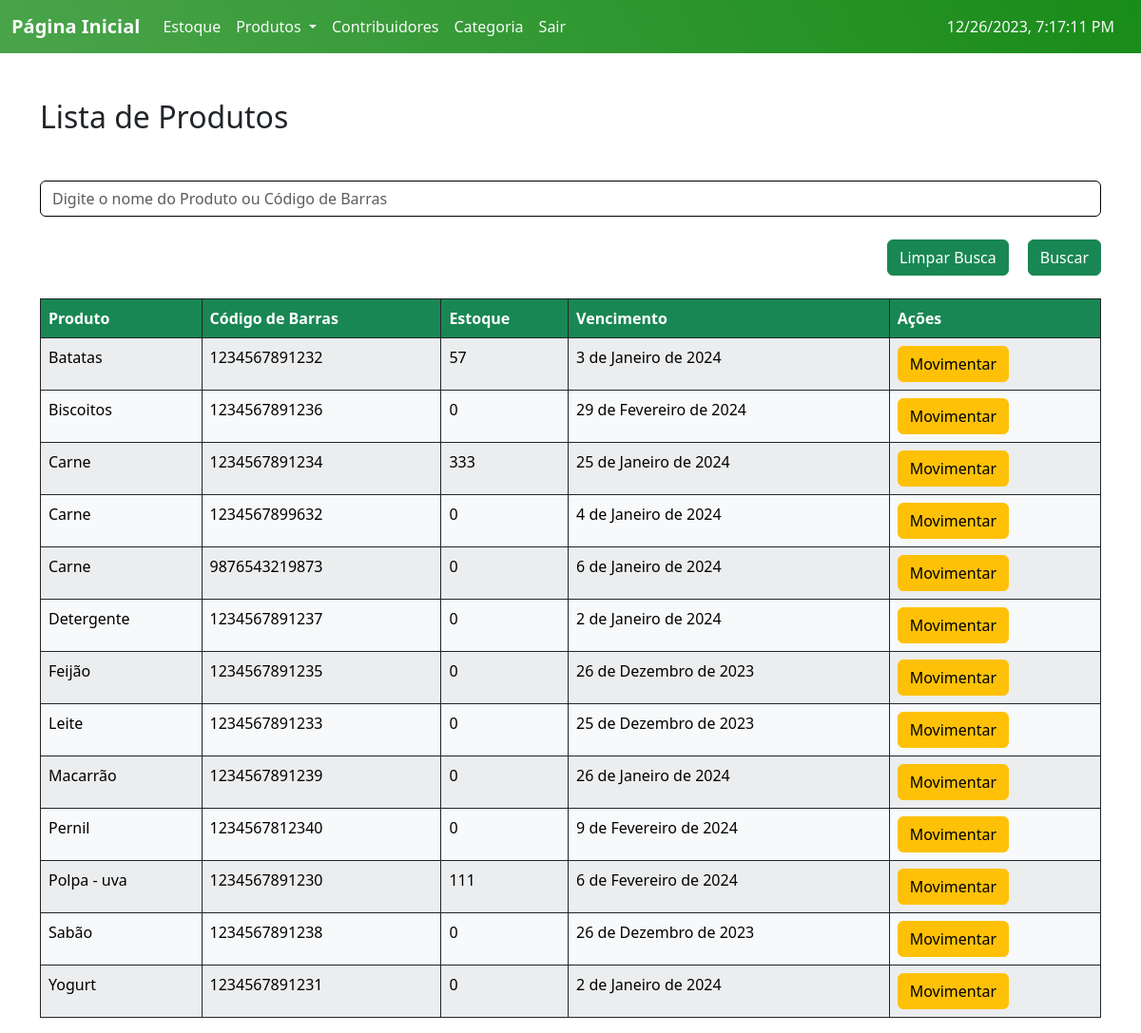
The app's page /Produtos/ (signed in) with its own data.
### ABSJ/models.py (models this page shows, shortened)
class Produto(models.Model):
    user = models.ForeignKey(User, on_delete=models.CASCADE)
    categoria = models.ForeignKey(Categoria, on_delete=models.CASCADE, null=True)
    contribuidor = models.ForeignKey(Contribuidor, on_delete=models.CASCADE, null=True)
    produto = models.CharField(max_length=200)
    codigo = models.PositiveIntegerField(unique=True)
    estoque = models.PositiveIntegerField(default=0)
    validade = models.DateField()
    tempo_ultima_atualizacao = models.DateField(default=date.today)
    quantidade_dias = models.IntegerField(default=0)
    class Meta:
        ordering = ['produto']

### ABSJ/views.py (the view, shortened to what this page needs)
# urls.py: path('Produtos/', v.produtos, name='produtos'),
@login_required
def produtos(request):
    produto_list = m.Produto.objects.all()
    busca = request.GET.get('busca')
    return render (request, 'list_Produtos.html', {'produtos':produto_list})

### templates/list_Produtos.html (shortened to what this page needs)
{% extends 'home.html' %}
{% load static %}
{% block content %}
<div class="container mt-5">
  <h2 class="mb-5">Lista de Produtos</h2>
  <form action="{% url 'produtos' %}" method="GET">
    <input class="form-control mb-4" type="text" name="busca" placeholder="Digite o nome do Produto ou Código de Barras">
    <div class="d-flex justify-content-end mb-4">
      <a class="btn btn-success"style="margin-right: 20px;" href="{% url 'produtos' %}">Limpar Busca</a>
      <input class="btn btn-success" type="submit" value="Buscar">
    </div>
  </form>
  <div class="table-responsive">
    <table class="table table-striped table-bordered table-hover border-dark">
      <thead id="customTableHead" class="thead-dark table-custom">
        <tr>
          <th scope="col">Produto</th>
          <th scope="col">Código de Barras</th>
          <th scope="col">Estoque</th>
          <th scope="col">Vencimento</th>
          <th scope="col">Ações</th>
        </tr>
      </thead>
      <tbody>
        {% if produtos %}
          {% for p in produtos %}
            <tr class="table-light border-dark custom-links">
              <td><a href="{% url 'Produto_read' id=p.id %}" class="specific-link">{{ p.produto }}</a></td>
              <td>{{ p.codigo }}</td>
              <td>{{ p.estoque }}</td>
              <td>{{ p.validade }}</td>
              <td><a class="btn btn-warning" href="{% url 'Movimento_produto' id=p.id %}">Movimentar</a></td>
            </tr>
          {% endfor %}
        {% else %}
          <tr>
            <td class="text-center p-5" colspan="5">Sem resultados encontrados :C</td>
          </tr>
        {% endif %}
      </tbody>
    </table>
  </div>
</div>
{% endblock %}

### static/css/styles.css (style rules this page uses)
input.form-control, select.form-select { border-color: #000000; }
.custom-links .specific-link { text-decoration: none; }
.custom-links .specific-link { color: #000000; }
#customTableHead th { background-color: #198754; color: #fff; }

### records on screen
Produto: produto "Batatas", codigo "1234567891232", estoque "57", validade "3 de Janeiro de 2024"
Produto: produto "Biscoitos", codigo "1234567891236", estoque "0", validade "29 de Fevereiro de 2024"
Produto: produto "Carne", codigo "1234567891234", estoque "333", validade "25 de Janeiro de 2024"
Produto: produto "Carne", codigo "1234567899632", estoque "0", validade "4 de Janeiro de 2024"
Produto: produto "Carne", codigo "9876543219873", estoque "0", validade "6 de Janeiro de 2024"
Produto: produto "Detergente", codigo "1234567891237", estoque "0", validade "2 de Janeiro de 2024"
Produto: produto "Feijão", codigo "1234567891235", estoque "0", validade "26 de Dezembro de 2023"
Produto: produto "Leite", codigo "1234567891233", estoque "0", validade "25 de Dezembro de 2023"
Produto: produto "Macarrão", codigo "1234567891239", estoque "0", validade "26 de Janeiro de 2024"
Produto: produto "Pernil", codigo "1234567812340", estoque "0", validade "9 de Fevereiro de 2024"
Produto: produto "Polpa - uva", codigo "1234567891230", estoque "111", validade "6 de Fevereiro de 2024"
Produto: produto "Sabão", codigo "1234567891238", estoque "0", validade "26 de Dezembro de 2023"
Produto: produto "Yogurt", codigo "1234567891231", estoque "0", validade "2 de Janeiro de 2024"
